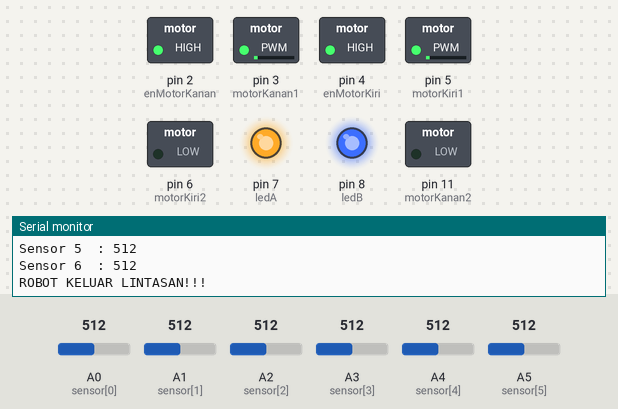
The sketch below on a simulated Arduino Uno, built with avr-gcc and run on an emulated ATmega328P. On the bench: switched loads named in the sketch (green lamp = pin HIGH), output pins drawn as LEDs (lit = HIGH), the last lines printed to the serial monitor. Dashed ring = blinking. The test bench sets the inputs (shaded band); at power-on: A0 (sensor[0]) = 512, A2 (sensor[2]) = 512, A4 (sensor[4]) = 512, A5 (sensor[5]) = 512, A1 (sensor[1]) = 512, A3 (sensor[3]) = 512.

Above: at 2.8 s.
2.9 s: A0 (sensor[0]) set to 30
At 4.8 s:
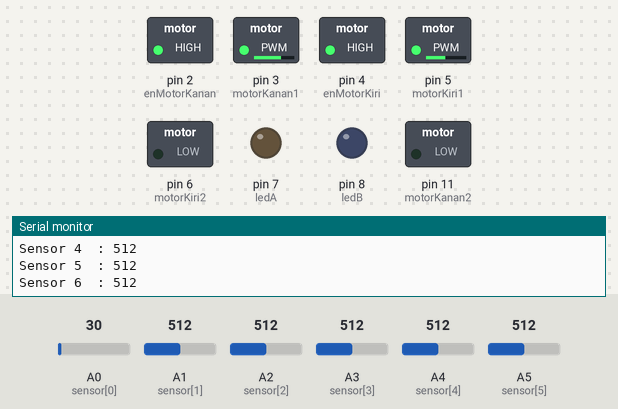
5.7 s: A0 (sensor[0]) set to 37
At 6.5 s:
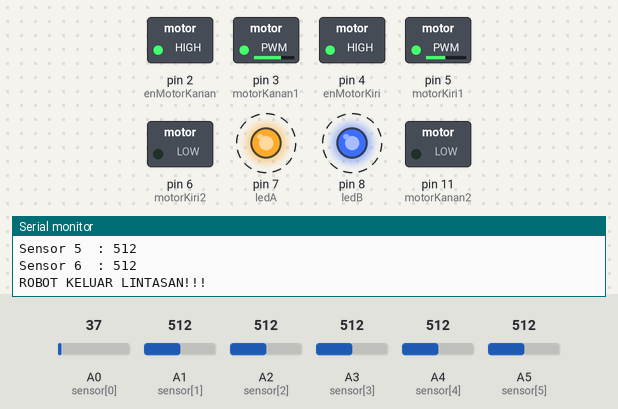
9.2 s: A2 (sensor[2]) set to 30
At 10.9 s:
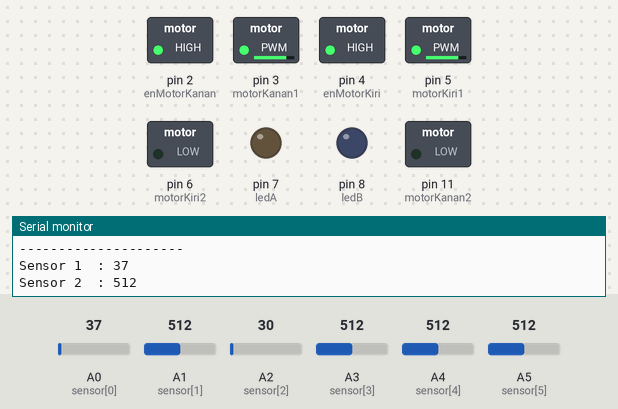
12.0 s: A2 (sensor[2]) set to 36
At 12.9 s:
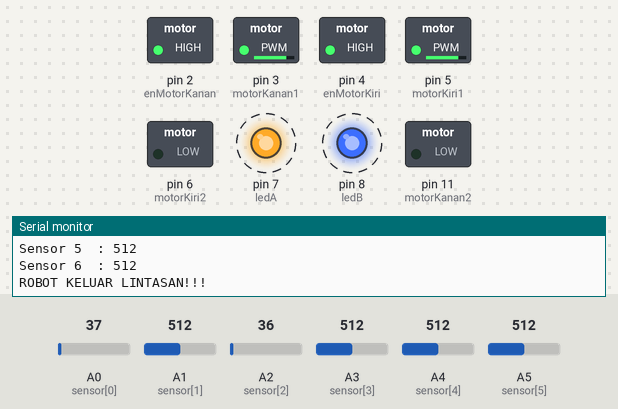
15.5 s: A4 (sensor[4]) set to 30
At 17.6 s:
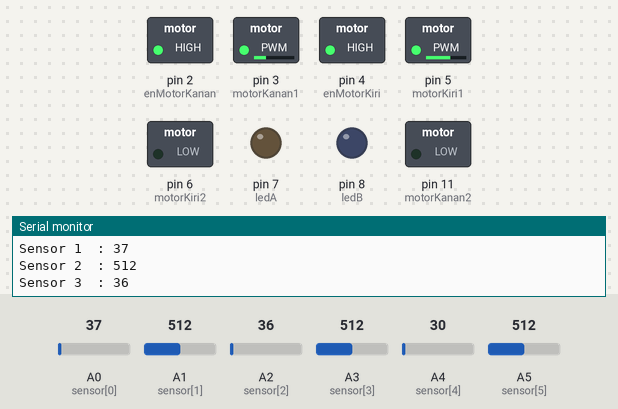
18.3 s: A5 (sensor[5]) set to 36
24.4 s: A5 (sensor[5]) set to 30
At 24.8 s:
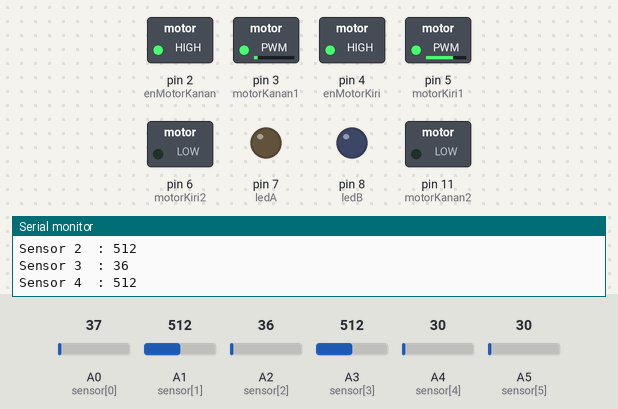
Timing chart, 0 to 27.4 s (numbered marks = the images above; inputs shaded):
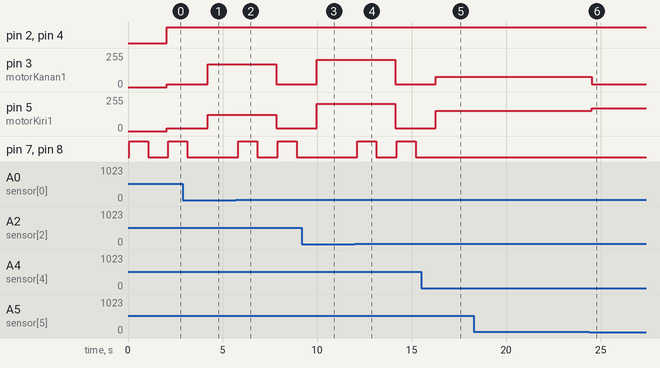

Measured:
- the behaviour switches between 34 and 35 on A0 (sensor[0]) (found by bisection; images 1 and 2)
- the behaviour switches between 34 and 35 on A2 (sensor[2]) (found by bisection; images 3 and 4)
- the behaviour switches between 34 and 33 on A5 (sensor[5]) (found by bisection; images 5 and 6)
- after the input at 2.9 s, pin 3 (motorKanan1): 22/255 → 170/255 after 1.3 s; pin 5 (motorKiri1): 22/255 → 122/255 after 1.3 s; pin 7 (ledA), pin 8 (ledB): goes on until 3.1 s, then stays LOW
- after the input at 5.7 s, pin 3 (motorKanan1): 170/255 → 22/255 after 2.1 s; pin 5 (motorKiri1): 122/255 → 22/255 after 2.1 s; pin 7 (ledA), pin 8 (ledB): alternates HIGH for 1.0 s and LOW for 1.1 s, starting after 0.14 s
- after the input at 9.2 s, pin 3 (motorKanan1), pin 5 (motorKiri1): 22/255 → 204/255 after 0.79 s; pin 7 (ledA), pin 8 (ledB): stays LOW (without the input it goes to HIGH after 0.80 s)
- after the input at 12.0 s, pin 3 (motorKanan1), pin 5 (motorKiri1): 204/255 → 22/255 after 2.1 s; pin 7 (ledA), pin 8 (ledB): alternates HIGH for 1.0 s and LOW for 1.1 s, starting after 0.13 s
- after the input at 15.5 s, pin 3 (motorKanan1): 22/255 → 76/255 after 0.78 s; pin 5 (motorKiri1): 22/255 → 153/255 after 0.78 s; pin 7 (ledA), pin 8 (ledB): stays LOW (without the input it goes to HIGH after 0.79 s)
- after the input at 24.4 s, pin 3 (motorKanan1): 76/255 → 22/255 after 0.13 s; pin 5 (motorKiri1): 153/255 → 170/255 after 0.13 s

The sketch:

aseesmen.ino
```cpp
//konfigurasi pin sensor
int sensor[6] = {A0, A1, A2, A3, A4, A5};

//konfigurasi pin motor
int enMotorKiri = 4; //pin enable input motorKiri
int enMotorKanan = 2; //pin enable input motorKanan
int motorKiri1 = 5; //pin input 1 L293D
int motorKiri2 = 6; //pin input 2 L293D
int motorKanan1 = 3; //pin input 3 L293D
int motorKanan2 = 11; //pin input 4 L293D

//konfigurasi pin led
int ledA = 7;
int ledB = 8;

//variabel bantuan untuk menampung nilai motor
int valMotorKiri;
int valMotorKanan;

//variabel bantuan untuk menampung nilai sensor
int valSensor[6];

//variabel bantuan untuk menyimpan nilai Error
int valError = 0;
int i;

void setup()
{
  //mengulangi konfigurasi pin
  for(i=0;i<6;i++){
    //konfigurasi pin A0, A1, A2, A3, A4, A5 sebagai input
    pinMode(sensor[i], INPUT);
  }
  //konfigurasi pin dirver motor L293D
  pinMode(enMotorKiri, OUTPUT); //pin 4
  pinMode(enMotorKanan, OUTPUT); //pin 2
  pinMode(motorKiri1, OUTPUT); //pin 5
  pinMode(motorKiri2, OUTPUT); //pin 6
  pinMode(motorKanan1, OUTPUT); //pin 3
  pinMode(motorKanan2, OUTPUT); //pin 11
  //konfigurasi pin led sebagai output
  pinMode(ledA, OUTPUT); //pin 7
  pinMode(ledB, OUTPUT); //pin 8
  //konfigurasi serial baud rate 9600
  Serial.begin(9600);
}

//fungsi untuk membaca nilai sensor
void readSensor(){
  //perulangan untuk mengulangi pembacaan sensor
  for(i=0;i<=5;i++){
    //membaca dan menampung nilai sensor ke dalam variabel valSensor[i]
    valSensor[i] = analogRead(sensor[i]);
    //manampilkan nilai sensor pada serial monitor
    Serial.print("\nSensor ");
    Serial.print(i+1);
    Serial.print("  : ");
    Serial.print(valSensor[i]);
  }
}

//fungsi untuk menggerakan motor
void writeMotor(){
  //enable motor kiri dan kanan
  digitalWrite(enMotorKiri, HIGH);
  digitalWrite(enMotorKanan, HIGH);
  //duty cycle motor kiri
  analogWrite(motorKiri1, valMotorKiri);
  analogWrite(motorKiri2, 0);
  //duty cycle motor kanan
  analogWrite(motorKanan1, valMotorKanan);
  analogWrite(motorKanan2, 0);
}

void loop()
{
  //memanggil fungsi readSensor()
  readSensor();
  //jika terdeteksi error, program akan lompat ke label afterError
  afterError:
  //kasus 1
  //jika sensor 1 dan 2 mendeteksi gelap, sisanya terang
  if(valSensor[0]<34&&
     valSensor[1]<34&&
     valSensor[2]>34&&
     valSensor[3]>34&&
     valSensor[4]>34&&
     valSensor[5]>34){
    //konfigurasi duty cycle motor
  valMotorKiri = 255 * 0.48; //duty cycle motor kiri 48%
  valMotorKanan = 255 * 0.67; //duty cycle motor kanan 67%
  //memanggil fungsi writeMotor()
  writeMotor();
  }

  //jika sensor 2 dan 3 mendeteksi gelap, sisanya terang
  else if(valSensor[0]>34&&
          valSensor[1]<34&&
          valSensor[2]<34&&
          valSensor[3]>34&&
          valSensor[4]>34&&
          valSensor[5]>34){
    //konfigurasi duty cycle motor
  valMotorKiri = 255*0.3; //duty cycle motor kiri 30%
  valMotorKanan = 255*0.6; //duty cycle motor kanan 60%
  //memanggil fungsi writeMotor()
  writeMotor();
  }

  //jika sensor 3 dan 4 mendeteksi gelap, sisanya terang
  else if(valSensor[0]>34&&
          valSensor[1]>34&&
          valSensor[2]<34&&
          valSensor[3]<34&&
          valSensor[4]>34&&
          valSensor[5]>34){
    //konfigurasi duty cycle motor
  valMotorKiri = 255*0.8; //duty cycle motor kiri 80%
  valMotorKanan = 255*0.8; //duty cycle motor kanan 80%
  //memanggil fungsi writeMotor()
  writeMotor();
  }

  //jika sensor 4 dan 5 mendeteksi gelap, sisanya terang
  else if(valSensor[0]>34&&
          valSensor[1]>34&&
          valSensor[2]>34&&
          valSensor[3]<34&&
          valSensor[4]<34&&
          valSensor[5]>34){
    //konfigurasi duty cycle motor
  valMotorKiri = 255*0.6; //duty cycle motor kiri 60%
  valMotorKanan = 255*0.3; //duty cycle motor kanan 30%
  //memanggil fungsi writeMotor()
  writeMotor();
  }

  //jika sensor 5 dan 6 mendeteksi gelap, sisanya terang
  else if(valSensor[0]>34&&
          valSensor[1]>34&&
          valSensor[2]>34&&
          valSensor[3]>34&&
          valSensor[4]<34&&
          valSensor[5]<34){
    //konfigurasi duty cycle motor
  valMotorKiri = 255*0.67; //duty cycle motor kiri 67%
  valMotorKanan = 255*0.09; //duty cycle motor kanan 9%
  //memanggil fungsi writeMotor()
  writeMotor();
  }

  //jika semua sensor mendeteksi terang
  else if(valSensor[0]>34&&
          valSensor[1]>34&&
          valSensor[2]>34&&
          valSensor[3]>34&&
          valSensor[4]>34&&
          valSensor[5]>34){
    //konfigurasi duty cycle motor
  valMotorKiri = 255*0.09; //duty cycle motor kiri 9%
  valMotorKanan = 255*0.09; //duty cycle motor kanan 9%
    //tampilkan peringatan robot keluar lintasan
    Serial.print("\nROBOT KELUAR LINTASAN!!!");
    //led kedip kedip
    digitalWrite(ledA, HIGH);
    digitalWrite(ledB, HIGH);
    delay(1000);
    digitalWrite(ledA, LOW);
    digitalWrite(ledB, LOW);
    delay(1000);
  //memanggil fungsi writeMotor()
  writeMotor();
  }

 //kasus 2
  //jika hanya sensor 1 mendeteksi gelap, sisanya terang
  else if(valSensor[0]<34&&
          valSensor[1]>34&&
          valSensor[2]>34&&
          valSensor[3]>34&&
          valSensor[4]>34&&
          valSensor[5]>34){
    //sensor terdekat diberikan nilai yang sama dengan sensor yang mendeteksi gelap
    valSensor[1] = valSensor[0];
    //tandai sebagai error
    valError = -2;
    //tampilkan nilai error
    showError();
    //lompat ke label afterError: (baris 77)
    goto afterError;
  }

  //jika hanya sensor 2 mendeteksi gelap, sisanya terang
  else if(valSensor[0]>34&&
          valSensor[1]<34&&
          valSensor[2]>34&&
          valSensor[3]>34&&
          valSensor[4]>34&&
          valSensor[5]>34){
    //sensor terdekat diberikan nilai yang sama dengan sensor yang mendeteksi gelap
    valSensor[2] = valSensor[1];
    //tandai sebagai error
    valError = -1;
    //tampilkan nilai error
    showError();
    //lompat ke label afterError: (baris 77)
    goto afterError;
  }

  //jika hanya sensor 3 mendeteksi gelap, sisanya terang
  else if(valSensor[0]>34&&
          valSensor[1]>34&&
          valSensor[2]<34&&
          valSensor[3]>34&&
          valSensor[4]>34&&
          valSensor[5]>34){
    //sensor terdekat diberikan nilai yang sama dengan sensor yang mendeteksi gelap
    valSensor[3] = valSensor[2];
    //tandai sebagai error
    valError = 0;
    //tampilkan nilai error
    showError();
    //lompat ke label afterError: (baris 77)
    goto afterError;
  }

  //jika hanya sensor 4 mendeteksi gelap, sisanya terang
  else if(valSensor[0]>34&&
          valSensor[1]>34&&
          valSensor[2]>34&&
          valSensor[3]<34&&
          valSensor[4]>34&&
          valSensor[5]>34){
    //sensor terdekat diberikan nilai yang sama dengan sensor yang mendeteksi gelap
    valSensor[2] = valSensor[3];
    //tandai sebagai error
    valError = 0;
    //tampilkan nilai error
    showError();
    //lompat ke label afterError: (baris 77)
    goto afterError;
  }

  //jika hanya sensor 5 mendeteksi gelap, sisanya terang
  else if(valSensor[0]>34&&
          valSensor[1]>34&&
          valSensor[2]>34&&
          valSensor[3]>34&&
          valSensor[4]<34&&
          valSensor[5]>34){
    //sensor terdekat diberikan nilai yang sama dengan sensor yang mendeteksi gelap
    valSensor[3] = valSensor[4];
    //tandai sebagai error
    valError = 1;
    //tampilkan nilai error
    showError();
    //lompat ke label afterError: (baris 77)
    goto afterError;
  }

  //jika hanya sensor 6 mendeteksi gelap, sisanya terang
  else if(valSensor[0]>34&&
          valSensor[1]>34&&
          valSensor[2]>34&&
          valSensor[3]>34&&
          valSensor[4]>34&&
          valSensor[5]<34){
    //sensor terdekat diberikan nilai yang sama dengan sensor yang mendeteksi gelap
    valSensor[4] = valSensor[5];
    //tandai sebagai error
    valError = 2;
    //tampilkan nilai error
    showError();
    //lompat ke label afterError: (baris 77)
    goto afterError;
  }
  Serial.print("\n---------------------");
}

void showError(){

  //menampilkan nilai valError
  Serial.print("\nError   : ");
  Serial.print(valError);
  //mengosongkan valError
  valError = 0;
}
```
